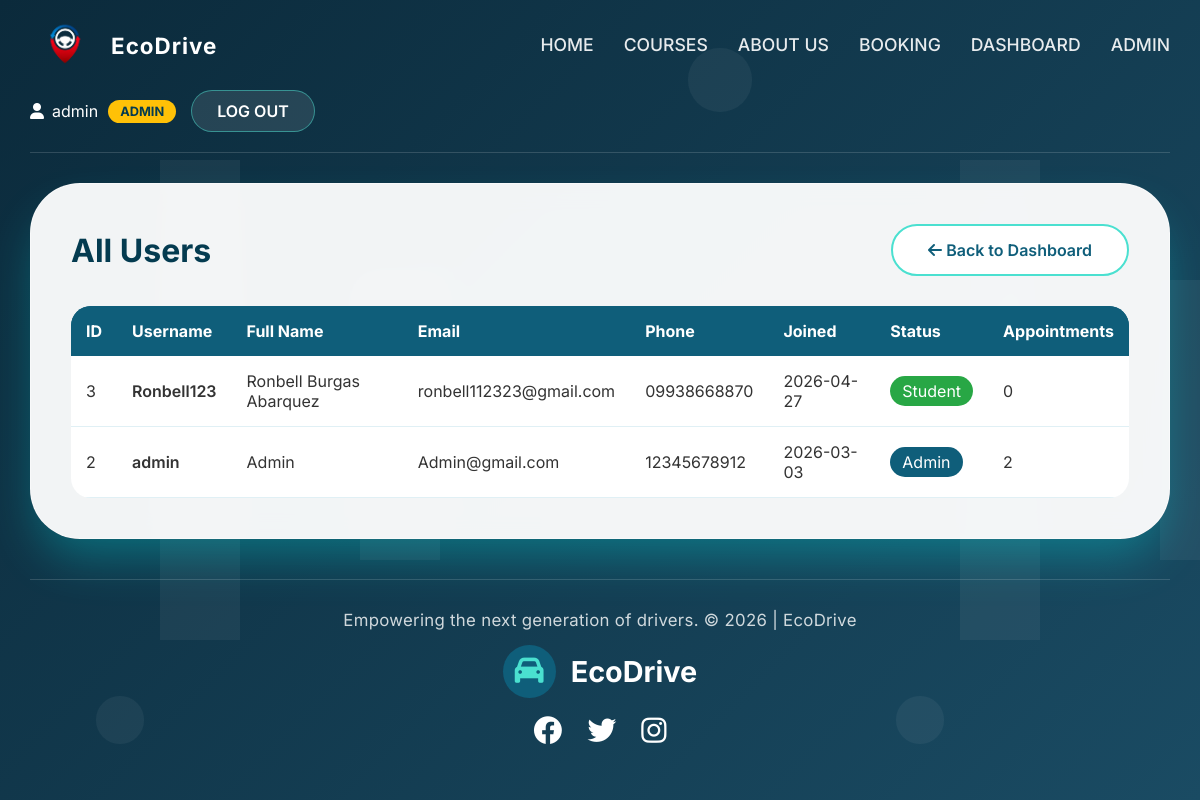
/admin/users (signed in), run on the app's committed database.
### models.py (models this page shows, shortened)
class User(db.Model):
    __tablename__ = 'user'
    id = db.Column(db.Integer, primary_key=True)
    username = db.Column(db.String(150), unique=True, nullable=False)
    password_hash = db.Column(db.String(256), nullable=False)
    full_name = db.Column(db.String(200))
    email = db.Column(db.String(200))
    phone = db.Column(db.String(50))
    google_id = db.Column(db.String(100), nullable=True)
    is_admin = db.Column(db.Boolean, default=False)
    is_verified = db.Column(db.Boolean, default=False)
    verification_code = db.Column(db.String(10))
    verification_code_expires = db.Column(db.DateTime)
    last_seen = db.Column(db.DateTime, default=lambda: datetime.now(timezone.utc))
    created_at = db.Column(db.DateTime, default=lambda: datetime.now(timezone.utc))
    pdc_available = db.Column(db.Boolean, default=False)
    has_pdc_booking = db.Column(db.Boolean, default=False)
    tdc_certificate_generated = db.Column(db.Boolean, default=False)
    pdc_certificate_generated = db.Column(db.Boolean, default=False)
    appointments = db.relationship('Appointment', backref='user', lazy=True, cascade='all, delete-orphan')

### app.py (the view)
@app.route('/admin/users')
@admin_required
def admin_users():
    users = User.query.order_by(User.created_at.desc()).all()
    return render_template('admin_users.html', users=users)

### app.py (called while the page is built)
def admin_required(f):
    @wraps(f)
    def decorated_function(*args, **kwargs):
        if 'user_id' not in session:
            flash('Please login first', 'warning')
            return redirect(url_for('login'))
        user = db.session.get(User, session['user_id'])
        if not user or not user.is_admin:
            flash('Admin access required', 'danger')
            return redirect(url_for('index'))
        return f(*args, **kwargs)
    return decorated_function

@app.before_request
def update_last_seen():
    if 'user_id' in session:
        user = db.session.get(User, session['user_id'])
        if user:
            user.last_seen = datetime.now()
            db.session.commit()

@app.teardown_appcontext
def shutdown_session(exception=None):
    db.session.remove()

### templates/admin_users.html (shortened to what this page needs)
{% extends "base.html" %}
{% block content %}
<div class="glass-panel">
    <div style="display: flex; justify-content: space-between; align-items: center; margin-bottom: 30px;">
        <h1 style="color: #043b50;">All Users</h1>
        <a href="{{ url_for('admin_dashboard') }}" class="btn-secondary">
            <i class="fas fa-arrow-left"></i> Back to Dashboard
        </a>
    </div>
    <div style="overflow-x: auto;">
        <table class="admin-table" style="width: 100%; border-collapse: collapse;">
            <thead>
                <tr style="background: #0f5e7a; color: white;">
                    <th style="padding: 15px; text-align: left;">ID</th>
                    <th style="padding: 15px; text-align: left;">Username</th>
                    <th style="padding: 15px; text-align: left;">Full Name</th>
                    <th style="padding: 15px; text-align: left;">Email</th>
                    <th style="padding: 15px; text-align: left;">Phone</th>
                    <th style="padding: 15px; text-align: left;">Joined</th>
                    <th style="padding: 15px; text-align: left;">Status</th>
                    <th style="padding: 15px; text-align: left;">Appointments</th>
                </tr>
            </thead>
            <tbody>
                {% for user in users %}
                <tr style="border-bottom: 1px solid #cce7f0;">
                    <td style="padding: 15px;">{{ user.id }}</td>
                    <td style="padding: 15px; font-weight: 600;">{{ user.username or 'N/A' }}</td>
                    <td style="padding: 15px;">{{ user.full_name or 'N/A' }}</td>
                    <td style="padding: 15px;">{{ user.email or 'N/A' }}</td>
                    <td style="padding: 15px;">{{ user.phone or 'N/A' }}</td>
                    <td style="padding: 15px;">{{ user.created_at.strftime('%Y-%m-%d') if user.created_at else 'N/A' }}</td>
                    <td style="padding: 15px;">
                        {% if user.is_admin %}
                        <span style="background: #0f5e7a; color: white; padding: 5px 12px; border-radius: 30px;">
                            Admin
                        </span>
                        {% else %}
                        <span style="background: #28a745; color: white; padding: 5px 12px; border-radius: 30px;">
                            Student
                        </span>
                        {% endif %}
                    </td>
                    <td style="padding: 15px;">{{ user.appointments|length }}</td>
                </tr>
                {% endfor %}
            </tbody>
        </table>
    </div>
</div>
{% endblock %}

### templates/base.html (style rules this page uses)
* { margin: 0; padding: 0; box-sizing: border-box; }
body { font-family: 'Inter', -apple-system, BlinkMacSystemFont, 'Segoe UI', Roboto, sans-serif; background: linear-gradient(135deg, #0b2a3b 0%, #1a4b63 100%); min-height: 100vh; color: #333; position: relative; scrollbar-width: none; -ms-overflow-style: none; }
body::before { content: ""; position: absolute; inset: 0; background-repeat: repeat; pointer-events: none; }
.glass-panel { background: rgba(255, 255, 255, 0.95); backdrop-filter: blur(12px); border-radius: 50px; padding: 40px; box-shadow: 0 25px 50px -10px rgba(0, 255, 255, 0.3); border: 1px solid rgba(255, 255, 255, 0.5); margin: 20px 0 40px; }
.btn-secondary { background: white; color: #0f5e7a; border: 2px solid #4ae0d0; padding: 14px 35px; border-radius: 60px; font-weight: 600; cursor: pointer; transition: 0.3s; text-decoration: none; display: inline-block; }
.admin-table { width: 100%; border-collapse: collapse; background: white; border-radius: 20px; overflow: hidden; }
.admin-table th { background: #0f5e7a; color: white; padding: 15px; text-align: left; }
.admin-table td { padding: 15px; border-bottom: 1px solid #e0f0f5; }

### data on the page
User: id "3", username "Ronbell123", full_name "Ronbell Burgas Abarquez", email "ronbell112323@gmail.com", phone "09938668870", created_at "2026-04-27", is_admin "Student", appointments|length "0"
User: id "2", username "admin", full_name "Admin", email "Admin@gmail.com", phone "12345678912", created_at "2026-03-03", is_admin "Admin", appointments|length "2"

### other printed values
{{ session.username }} "admin"
